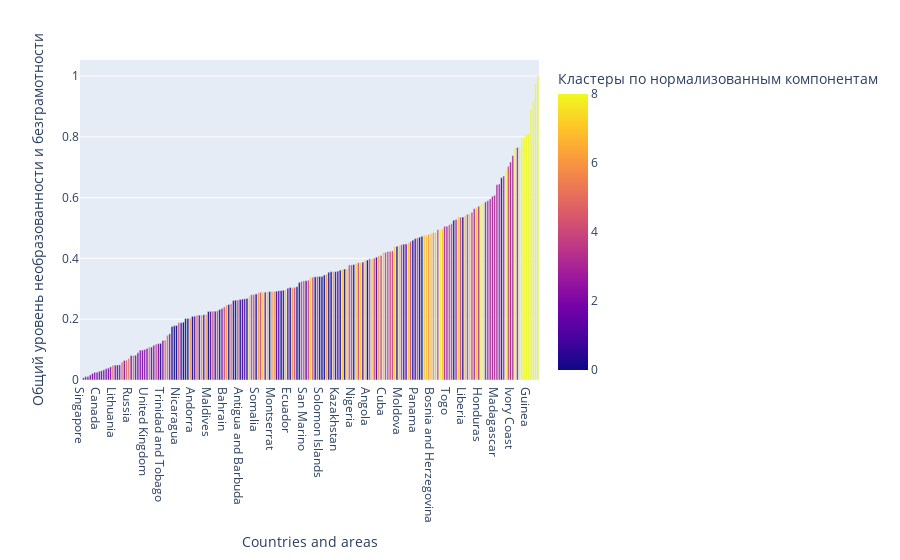

Here is the notebook cell this chart was saved with:
### Code cell
px.bar(
    data_frame=data_pca_norm_with_clusters.sort_values('Общий уровень необразованности и безграмотности'),
    x='Countries and areas',
    y='Общий уровень необразованности и безграмотности',
    color='Кластеры по нормализованным компонентам'
)

### Figure 1 — Plotly figure (JSON) as saved in the notebook; plotly's stock layout.template omitted (floating-point values rounded to 4 significant figures; data arrays with more than 128 entries replaced by an {"elided": "..."} marker saying what was removed)
{"data": [{"alignmentgroup": "True", "hovertemplate": "Countries and areas=%{x}<br>Общий уровень необразованности и безграмотности=%{y}<br>Кластеры по нормализованным компонентам=%{marker.color}<extra></extra>", "legendgroup": "", "marker": {"color": {"elided": "202 int values"}, "coloraxis": "coloraxis", "pattern": {"shape": ""}}, "name": "", "offsetgroup": "", "orientation": "v", "showlegend": false, "textposition": "auto", "type": "bar", "x": {"elided": "202 str values"}, "xaxis": "x", "y": {"elided": "202 float values"}, "yaxis": "y"}], "layout": {"barmode": "relative", "coloraxis": {"colorbar": {"title": {"text": "Кластеры по нормализованным компонентам"}}, "colorscale": [[0, "#0d0887"], [0.1111, "#46039f"], [0.2222, "#7201a8"], [0.3333, "#9c179e"], [0.4444, "#bd3786"], [0.5556, "#d8576b"], [0.6667, "#ed7953"], [0.7778, "#fb9f3a"], [0.8889, "#fdca26"], [1, "#f0f921"]]}, "legend": {"tracegroupgap": 0}, "margin": {"t": 60}, "xaxis": {"anchor": "y", "domain": [0, 1], "title": {"text": "Countries and areas"}}, "yaxis": {"anchor": "x", "domain": [0, 1], "title": {"text": "Общий уровень необразованности и безграмотности"}}}}
